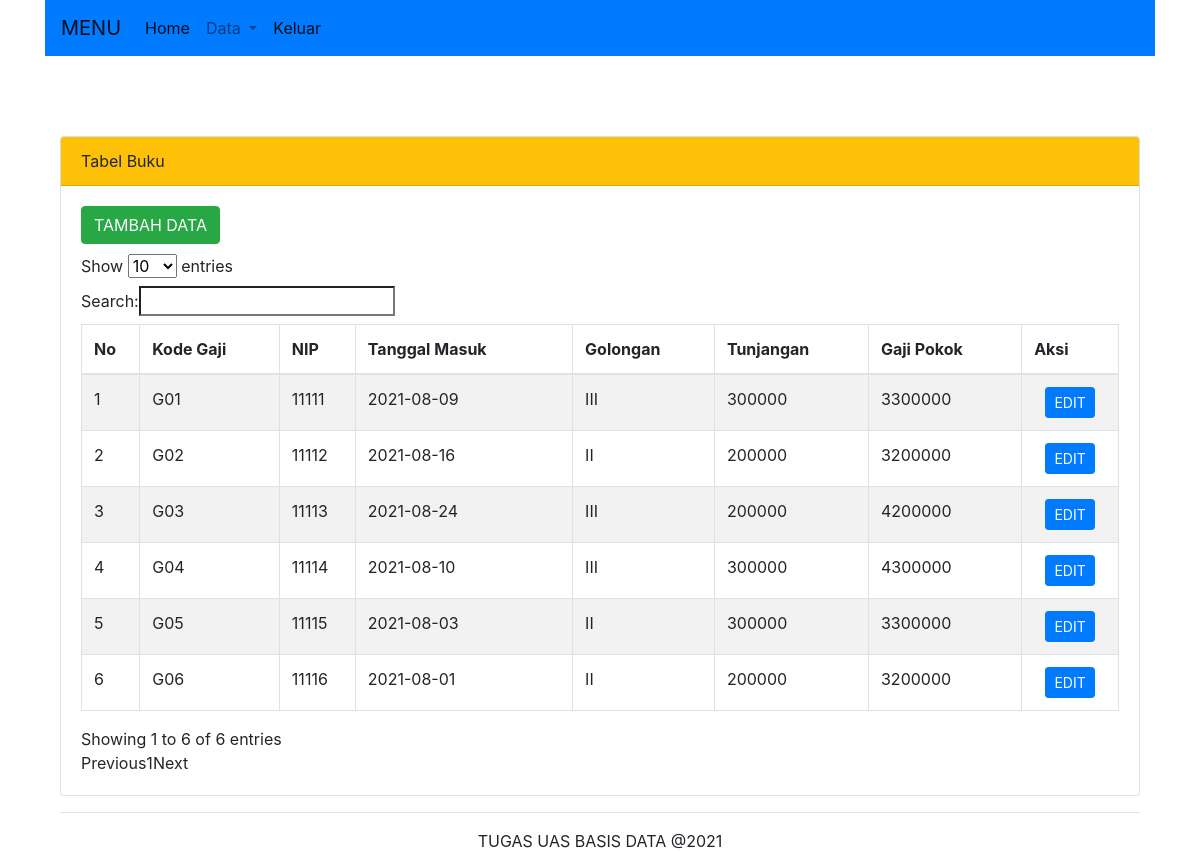
Screenshot of /index.php/gaji/load_gaji with the database file from the repository.
### tables this page shows
CREATE TABLE `data_gaji` (
  `kd_gaji` varchar(3) NOT NULL,
  `nip` varchar(5) NOT NULL,
  `tglMasuk` date NOT NULL,
  `golongan` enum('I','II','III','IV') NOT NULL,
  `tunjangan` int(11) NOT NULL,
  `gajiPokok` int(11) NOT NULL
);

### application/controllers/Gaji.php (called while the page is built, shortened)
<?php
class Gaji extends CI_Controller {
    public function load_gaji(){
        $dat = $this->m_gaji->GetDataGaji();
        $this->load->view('template/header');
        $this->load->view('v_gaji', array('dat' => $dat));
        $this->load->view('template/footer');
    }
}

### index.php (called while the page is built, shortened)
<?php
require_once BASEPATH.'core/CodeIgniter.php';

### application/models/M_gaji.php (called while the page is built, shortened)
<?php
class M_gaji extends CI_Model{
	public function GetDataGaji($where=""){
		$data = $this->db->query('select * from data_gaji '.$where);
		return $data->result_array();
	}
}

### application/views/v_gaji.php (the view, shortened to what this page needs)
</head>
<body>
<div class="container" style="margin-top: 80px">
    <div class="row">
      <div class="col-md-12">
        <div class="card">
          <div class="card-header bg-warning">
            Tabel Buku
          </div>
          <div class="card-body">
            <a href="<?php echo base_url() ?>index.php/gaji/add_gaji" class="btn btn-md btn-success" style="margin-bottom: 10px">TAMBAH DATA</a>
            <div class="table-responsive">
            <table class="table table-bordered table-striped" id="myTable">
              <thead>
                <tr>
                  <th scope="col">No</th>
                  <th scope="col">Kode Gaji</th>
                  <th scope="col">NIP</th>
                  <th scope="col">Tanggal Masuk</th>
                  <th scope="col">Golongan</th>
                  <th scope="col">Tunjangan</th>
                  <th scope="col">Gaji Pokok</th>
                  <th scope="col">Aksi</th>
                </tr>
              </thead>
              <tbody>
                <?php
                $no = 1;
                  foreach ($dat as $dt) {
                ?>
                <tr>
                    <td><?php echo $no++ ?></td>
                    <td><?php echo $dt ['kd_gaji'] ?></td>
                    <td><?php echo $dt ['nip'] ?></td>
                    <td><?php echo $dt ['tglMasuk'] ?></td>
                    <td><?php echo $dt ['golongan'] ?></td>
                    <td><?php echo $dt ['tunjangan'] ?></td>
                    <td><?php echo $dt ['gajiPokok'] ?></td>
                    <td class="text-center">
                      <a href="<?php echo base_url() ?>index.php/gaji/edit_dataa/<?php echo $dt['kd_gaji']; ?>" class="btn btn-sm btn-primary">EDIT</a>
                      </td>
                </tr>
              <?php } ?>
              </tbody>
            </table>
          </div>
        </div>
    </div>
  </div>

### application/views/template/header.php (shortened to what this page needs)
<!doctype html>
<html lang="en">
  <head>
    <link rel="stylesheet" href="https://stackpath.bootstrapcdn.com/bootstrap/4.4.1/css/bootstrap.min.css">
    <div class="container" class="center">
        <nav class="navbar navbar-expand-lg navbar-light bg-primary">
  <a class="navbar-brand" disabled>MENU</a>
  <div class="collapse navbar-collapse" id="navbarNavDropdown">
    <ul class="navbar-nav">
      <li class="nav-item active">
        <a class="nav-link" href="<?php echo base_url() ?>index.php/dashboard">Home <span class="sr-only">(current)</span></a>
      </li>
      <li class="nav-item dropdown">
        <a class="nav-link dropdown-toggle" href="#" id="navbarDropdownMenuLink" data-toggle="dropdown" aria-haspopup="true" aria-expanded="false">
          Data
        </a>
      </li>
      <li class="nav-item active">
        <a class="nav-link" href="<?php echo base_url() ?>index.php/dashboard/logout">Keluar</a>
      </li>
    </ul>
  </div>
</nav>

### application/views/template/footer.php (shortened to what this page needs)
    <div class="container" style="text-align:center;">
      <hr/>
        <span>TUGAS UAS BASIS DATA @<?php echo date('Y'); ?></span>
      </div>
  </body>
</html>

### application/views/template/header.php (style rules this page uses)
body { background-image: url("https://www.kantorkita.co.id/blog/wp-content/uploads/2019/05/seminar-kompijuter-kancelarija-ofis-posao-0fde8585f16913c2711093751fcab719_600x400.jpg"); background-size:cover }

### rows the page displays
data_gaji: kd_gaji "G01", nip "11111", tglMasuk "2021-08-09", golongan "III", tunjangan "300000", gajiPokok "3300000"
data_gaji: kd_gaji "G02", nip "11112", tglMasuk "2021-08-16", golongan "II", tunjangan "200000", gajiPokok "3200000"
data_gaji: kd_gaji "G03", nip "11113", tglMasuk "2021-08-24", golongan "III", tunjangan "200000", gajiPokok "4200000"
data_gaji: kd_gaji "G04", nip "11114", tglMasuk "2021-08-10", golongan "III", tunjangan "300000", gajiPokok "4300000"
data_gaji: kd_gaji "G05", nip "11115", tglMasuk "2021-08-03", golongan "II", tunjangan "300000", gajiPokok "3300000"
data_gaji: kd_gaji "G06", nip "11116", tglMasuk "2021-08-01", golongan "II", tunjangan "200000", gajiPokok "3200000"
